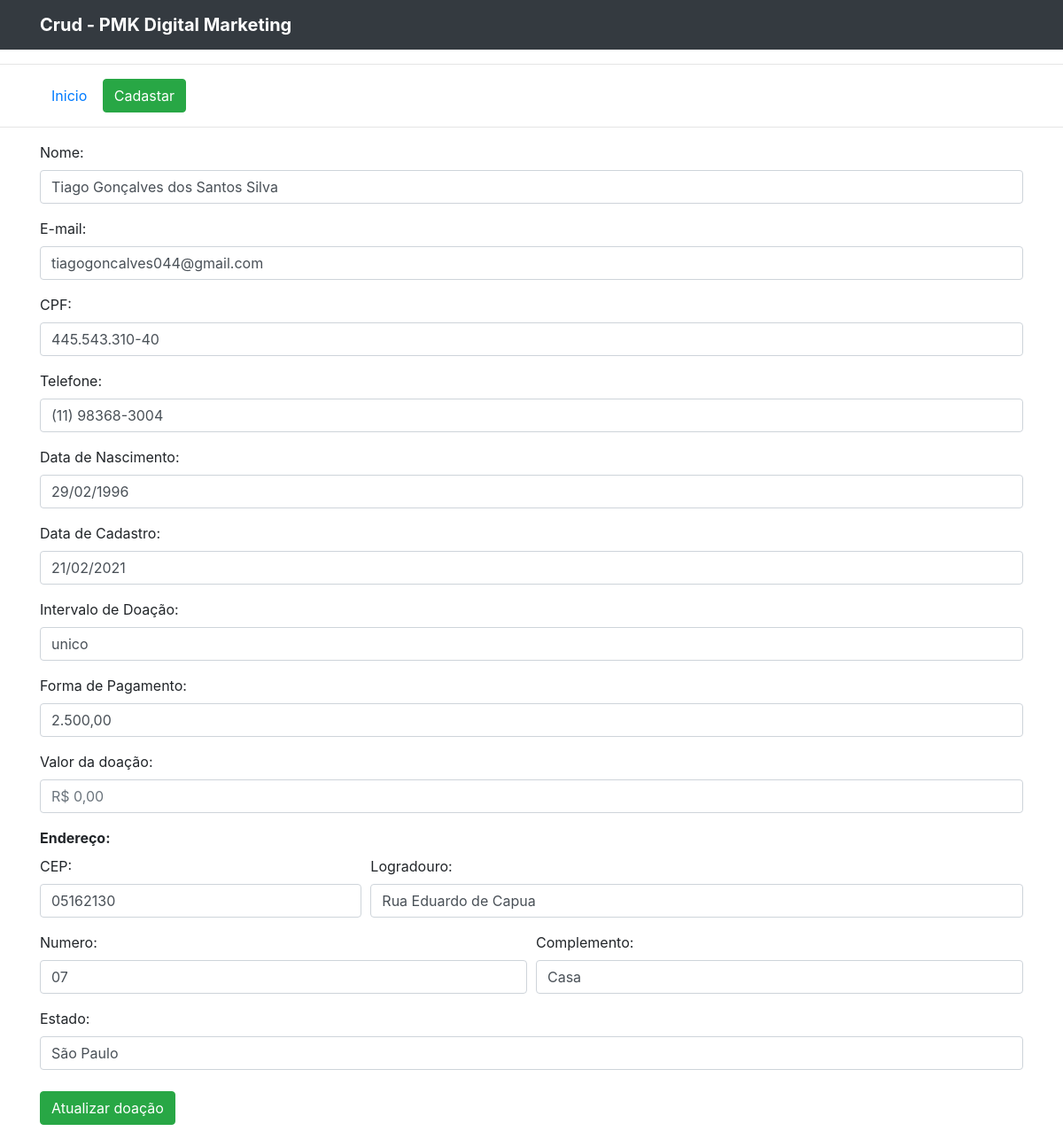
Screenshot of /view/editar.php?id=Tiago Gonçalves dos Santos Silva with the database file from the repository.
### tables this page shows
CREATE TABLE `doacao` (
                          `id` int(11) NOT NULL,
                          `nome` varchar(255) NOT NULL,
                          `email` varchar(255) DEFAULT NULL,
                          `cpf` varchar(255) DEFAULT NULL,
                          `telefone` varchar(255) DEFAULT NULL,
                          `data_nascimento` varchar(255) DEFAULT NULL,
                          `data_cadastro` varchar(191) NOT NULL,
                          `intervalo_doacao` varchar(255) DEFAULT NULL,
                          `forma_pagamento` varchar(255) DEFAULT NULL,
                          `valor_doacao` varchar(255) DEFAULT NULL,
                          `cep` varchar(255) DEFAULT NULL,
                          `endereco` varchar(255) DEFAULT NULL,
                          `numero` varchar(255) DEFAULT NULL,
                          `complemento` varchar(255) DEFAULT NULL,
                          `estado` varchar(255) DEFAULT NULL,
                          `cidade` varchar(255) DEFAULT NULL
);

### controller/ControllerEditar.php (called while the page is built, shortened)
<?php
require_once("../model/banco.php");
class editarController {
    private $editar;
    private $nome;
    private $email;
    private $cpf;
    private $telefone;
    private $data_nascimento;
    private $data_cadastro;
    private $intervalo_doacao;
    private $valor_doacao;
    private $forma_pagamento;
    private $cep;
    private $endereco;
    private $numero;
    private $complemento;
    private $estado;
    public function __construct($id){
        $this->editar = new Banco();
        $this->criarFormulario($id);
    }
    private function criarFormulario($id){
        $row = $this->editar->pesquisaDoacao($id);
        $this->nome         =$row['nome'];
        $this->email        =$row['email'];
        $this->cpf          =$row['cpf'];
        $this->telefone        =$row['telefone'];
        $this->data_nascimento         =$row['data_nascimento'];
        $this->data_cadastro         =$row['data_cadastro'];
        $this->intervalo_doacao         =$row['intervalo_doacao'];
        $this->valor_doacao         =$row['valor_doacao'];
        $this->forma_pagamento         =$row['forma_pagamento'];
        $this->cep         =$row['cep'];
        $this->endereco         =$row['endereco'];
        $this->numero         =$row['numero'];
        $this->complemento         =$row['complemento'];
        $this->estado         =$row['estado'];
    }
    public function getNome(){
        return $this->nome;
    }
    public function getEmail(){
        return $this->email;
    }
    public function getCPF(){
        return $this->cpf;
    }
    public function getTelefone(){
        return $this->telefone;
    }
    public function getDataNascimento(){
        return $this->data_nascimento;
    }
    public function getDataCadastro(){
        return $this->data_cadastro;
    }
    public function getIntervaloDoacao(){
        return $this->intervalo_doacao;
    }
    public function getFormaPagamento(){
        return $this->forma_pagamento;
    }
    public function getValorDoacao(){
        return $this->valor_doacao;
    }
    public function getCEP(){
        return $this->cep;
    }
    public function getEndereco(){
        return $this->endereco;
    }
    public function getNumero(){
        return $this->numero;
    }
    public function getComplemento(){
        return $this->complemento;
    }
    public function getEstado(){
        return $this->estado;
    }
}
$id = filter_input(INPUT_GET, 'id');
$editar = new editarController($id);
?>

### model/banco.php (called while the page is built, shortened)
<?php
class Banco{
    protected $mysqli;
    private function conexao(){
        $this->mysqli = new mysqli(BD_SERVIDOR, BD_USUARIO , BD_SENHA, BD_BANCO);
    }
    public function pesquisaDoacao($id){
        $result = $this->mysqli->query("SELECT * FROM doacao WHERE nome='$id'");
        return $result->fetch_array(MYSQLI_ASSOC);
    }
}
?>

### view/editar.php (the view, shortened to what this page needs)
<!DOCTYPE HTML>
<html>
<?php include("head.php") ?>
<body>
<?php include("menu.php") ?>
<?php require_once("../controller/ControllerEditar.php");?>
<div class="container">
    <div class="row">
        <form method="post" action="../controller/ControllerEditar.php" id="form" name="cadastro" class="col-12">
            <div class="form-group">
                <div class="form-group">
                    <label for="exampleFormControlInput1">Nome:</label>
                    <input class="form-control" type="text" id="nome" name="nome" value="<?php echo $editar->getNome(); ?>">
                </div>
                <div class="form-group">
                    <label for="exampleFormControlInput1">E-mail:</label>
                    <input class="form-control" type="text" id="email" name="email" value="<?php echo $editar->getEmail(); ?>" >
                </div>
                <div class="form-group">
                    <label for="exampleFormControlInput1">CPF:</label>
                    <input class="form-control" type="text" id="cpf" name="cpf" value="<?php echo $editar->getCPF(); ?>" required>
                </div>
                <div class="form-group">
                    <label for="exampleFormControlInput1">Telefone:</label>
                    <input class="form-control" type="text" id="telefone" name="telefone" value="<?php echo $editar->getTelefone(); ?>" >
                </div>
                <div class="form-group">
                    <label for="exampleFormControlInput1">Data de Nascimento:</label>
                    <input class="form-control" type="text" id="data_nascimento" name="data_nascimento" value="<?php echo $editar->getDataNascimento(); ?>" >
                </div>
                <div class="form-group">
                    <label for="exampleFormControlInput1">Data de Cadastro:</label>
                    <input class="form-control" type="text" id="data_cadastro" name="data_cadastro" value="<?php echo $editar->getDataCadastro(); ?>" required>
                </div>
                <div class="form-group">
                    <label for="exampleFormControlInput1">Intervalo de Doação:</label>
                    <input class="form-control" type="text" id="intervalo_doacao" name="intervalo_doacao" value="<?php echo $editar->getIntervaloDoacao(); ?>">
                </div>
                <div class="form-group">
                    <label for="exampleFormControlInput1">Forma de Pagamento:</label>
                    <input class="form-control" type="text" id="forma_pagamento" name="forma_pagamento" value="<?php echo $editar->getFormaPagamento(); ?>">
                </div>
                <div class="form-group">
                    <label for="exampleFormControlInput1">Valor da doação:</label>
                    <input class="form-control" type="text" id="valor_doacao" name="valor_doacao" value="<?php echo $editar->getValorDoacao(); ?>">
                </div>
                <label for="exampleFormControlInput1"><strong>Endereço:</strong></label>
                <div class="form-row">
                    <div class="col-md-4">
                        <label for="exampleFormControlInput1">CEP:</label>
                        <input class="form-control" type="text" id="cep_code" name="cep" value="<?php echo $editar->getCEP(); ?>">
                    </div>
                    <div class="col-md-8">
                        <label for="exampleFormControlInput1">Logradouro:</label>
                        <input class="form-control" type="text" id="endereco" name="endereco" value="<?php echo $editar->getEndereco(); ?>">
                    </div>
                </div>
                <div class="form-row mt-3">
                    <div class="col">
                        <label for="exampleFormControlInput1">Numero:</label>
                        <input class="form-control" type="text" id="numero" name="numero" value="<?php echo $editar->getNumero(); ?>">
                    </div>
                    <div class="col">
                        <label for="exampleFormControlInput1">Complemento:</label>
                        <input class="form-control" type="text" id="complemento" name="complemento" value="<?php echo $editar->getComplemento(); ?>">
                    </div>
                </div>
                <div class="form-row mt-3">
                    <div class="col">
                        <label for="exampleFormControlInput1">Estado:</label>
                        <input class="form-control" type="text" id="estado" name="estado" value="<?php echo $editar->getEstado(); ?>">
                    </div>
                </div>
                <div class="form-group mt-4">
                    <button type="submit" class="btn btn-success" id="editar" name="submit" value="editar">Atualizar doação</button>
                </div>
            </div>
        </form>
    </div>
</div>
</body>
</html>

### rows the page displays
doacao: nome "Tiago Gonçalves dos Santos Silva", email "tiagogoncalves044@gmail.com", cpf "445.543.310-40", telefone "(11) 98368-3004", data_nascimento "29/02/1996", data_cadastro "21/02/2021", intervalo_doacao "unico", forma_pagamento "2.500,00", cep "05162130", endereco "Rua Eduardo de Capua", numero "07", complemento "Casa", estado "São Paulo"
